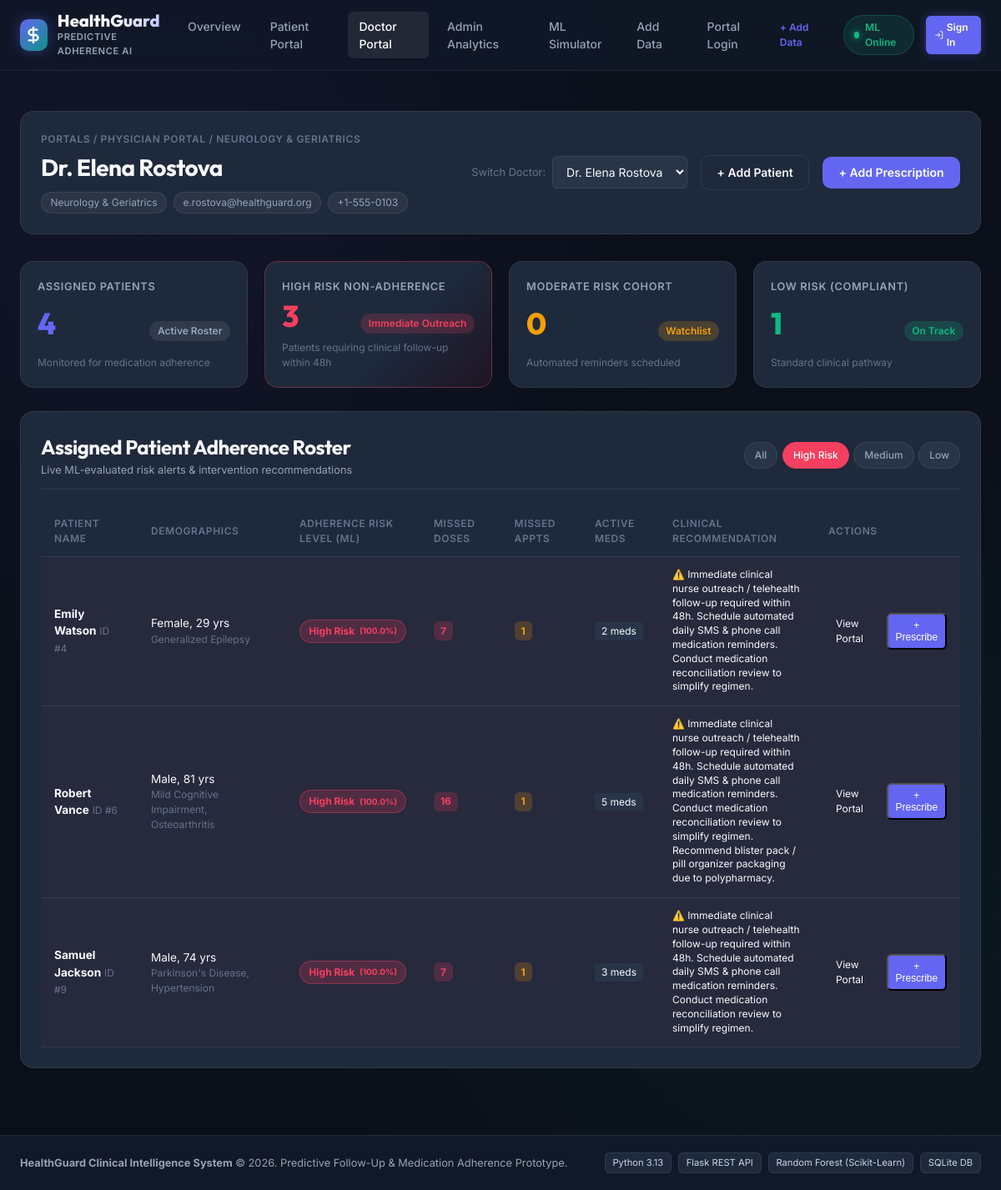
The app's page /doctor/3?risk=High with its own data.
### tables this page shows
CREATE TABLE doctors (
    id INTEGER PRIMARY KEY AUTOINCREMENT,
    name TEXT NOT NULL,
    specialty TEXT NOT NULL,
    email TEXT UNIQUE NOT NULL,
    phone TEXT,
    created_at TIMESTAMP DEFAULT CURRENT_TIMESTAMP
);

CREATE TABLE risk_assessments (
    id INTEGER PRIMARY KEY AUTOINCREMENT,
    patient_id INTEGER NOT NULL,
    risk_level TEXT NOT NULL CHECK(risk_level IN ('Low', 'Medium', 'High')),
    risk_score REAL NOT NULL,
    features_json TEXT NOT NULL,
    recommendations TEXT,
    evaluated_at TIMESTAMP DEFAULT CURRENT_TIMESTAMP,
    FOREIGN KEY (patient_id) REFERENCES patients(id) ON DELETE CASCADE
);

CREATE TABLE patients (
    id INTEGER PRIMARY KEY AUTOINCREMENT,
    doctor_id INTEGER,
    name TEXT NOT NULL,
    age INTEGER NOT NULL CHECK(age >= 0 AND age <= 125),
    gender TEXT CHECK(gender IN ('Male', 'Female', 'Other')),
    phone TEXT,
    email TEXT UNIQUE,
    chronic_conditions TEXT,
    created_at TIMESTAMP DEFAULT CURRENT_TIMESTAMP,
    FOREIGN KEY (doctor_id) REFERENCES doctors(id) ON DELETE SET NULL
);

### app/routes_portal.py (the view)
@portal_bp.route("/doctor/<int:doctor_id>")
def doctor_portal(doctor_id: int):
    doctor = query_db("SELECT * FROM doctors WHERE id = ?;", (doctor_id,), one=True)
    if not doctor:
        return render_template("404.html", message=f"Doctor #{doctor_id} not found"), 404
    all_doctors = query_db("SELECT id, name, specialty FROM doctors ORDER BY id ASC;")
    risk_filter = request.args.get("risk", "All")
    query = """
        SELECT
            p.id, p.name, p.age, p.gender, p.phone, p.email, p.chronic_conditions,
            r.risk_level, r.risk_score, r.recommendations, r.evaluated_at,
            (SELECT COUNT(*) FROM prescriptions rx WHERE rx.patient_id = p.id AND rx.status = 'Active') as active_meds_count,
            (SELECT COUNT(*) FROM adherence_logs al WHERE al.patient_id = p.id AND al.status = 'Missed') as total_missed_doses,
            (SELECT COUNT(*) FROM follow_up_schedules fs WHERE fs.patient_id = p.id AND fs.status = 'Missed') as total_missed_appts
        FROM patients p
        LEFT JOIN risk_assessments r ON r.id = (
            SELECT id FROM risk_assessments ra WHERE ra.patient_id = p.id ORDER BY evaluated_at DESC, id DESC LIMIT 1
        )
        WHERE p.doctor_id = ?
    """
    params = [doctor_id]
    if risk_filter in ["Low", "Medium", "High"]:
        query += " AND r.risk_level = ?"
        params.append(risk_filter)
    query += " ORDER BY CASE r.risk_level WHEN 'High' THEN 1 WHEN 'Medium' THEN 2 ELSE 3 END, p.name ASC;"
    assigned_patients = query_db(query, tuple(params))
    counts = query_db(
        """SELECT
               COUNT(p.id) as total_patients,
               SUM(CASE WHEN r.risk_level = 'High' THEN 1 ELSE 0 END) as high_risk,
               SUM(CASE WHEN r.risk_level = 'Medium' THEN 1 ELSE 0 END) as med_risk,
               SUM(CASE WHEN r.risk_level = 'Low' THEN 1 ELSE 0 END) as low_risk
           FROM patients p
           LEFT JOIN risk_assessments r ON r.id = (
               SELECT id FROM risk_assessments ra WHERE ra.patient_id = p.id ORDER BY evaluated_at DESC, id DESC LIMIT 1
           )
           WHERE p.doctor_id = ?;""",
        (doctor_id,),
        one=True,
    )
    return render_template(
        "doctor.html",
        doctor=doctor,
        all_doctors=all_doctors,
        patients=assigned_patients,
        stats=counts,
        current_filter=risk_filter,
    )

### app/routes_portal.py (called while the page is built, shortened)
@portal_bp.app_context_processor
def inject_current_user():
    return {"current_user": None}

### database/db.py (called while the page is built)
def get_db_connection(db_path: Optional[str] = None) -> sqlite3.Connection:
    path = db_path or os.environ.get("HEALTHGUARD_DB_PATH", DEFAULT_DB_PATH)
    conn = sqlite3.connect(path, timeout=10)
    conn.row_factory = sqlite3.Row
    conn.execute("PRAGMA foreign_keys = ON;")
    return conn

def query_db(
    query: str,
    args: tuple = (),
    one: bool = False,
    db_path: Optional[str] = None,
) -> Any:
    conn = get_db_connection(db_path)
    try:
        cur = conn.cursor()
        cur.execute(query, args)
        rv = cur.fetchall()
        if one:
            return dict(rv[0]) if rv else None
        return [dict(row) for row in rv]
    finally:
        conn.close()

### app/templates/doctor.html (shortened to what this page needs)
{% extends "base.html" %}
{% block content %}
<div class="portal-header-bar">
    <div>
        <div class="breadcrumb">Portals / Physician Portal / {{ doctor.specialty }}</div>
        <h1 class="page-title">{{ doctor.name }}</h1>
        <div class="patient-tags">
            <span class="tag-pill">{{ doctor.specialty }}</span>
            <span class="tag-pill">{{ doctor.email }}</span>
            <span class="tag-pill">{{ doctor.phone }}</span>
        </div>
    </div>
    <div class="header-actions-group">
        <div class="quick-switcher">
            <label for="switchDoc">Switch Doctor:</label>
            <select id="switchDoc" class="form-select" onchange="window.location.href='/doctor/' + this.value;">
                {% for d in all_doctors %}
                    <option value="{{ d.id }}" {% if d.id == doctor.id %}selected{% endif %}>
                        {{ d.name }}
                    </option>
                {% endfor %}
            </select>
        </div>
        <a href="{{ url_for('portal.add_data_portal', tab='patient') }}" class="btn btn-outline">
            + Add Patient
        </a>
        <button class="btn btn-primary" onclick="openAddRxModal();">
            + Add Prescription
        </button>
    </div>
</div>
<div class="dashboard-stats-grid">
    <div class="stat-card">
        <div class="stat-title">Assigned Patients</div>
        <div class="stat-main">
            <div class="stat-num text-indigo">{{ stats.total_patients or 0 }}</div>
            <div class="stat-badge badge-neutral">Active Roster</div>
        </div>
        <div class="stat-subtext">Monitored for medication adherence</div>
    </div>
    <div class="stat-card stat-alert-high">
        <div class="stat-title">High Risk Non-Adherence</div>
        <div class="stat-main">
            <div class="stat-num text-rose">{{ stats.high_risk or 0 }}</div>
            <div class="stat-badge badge-danger">Immediate Outreach</div>
        </div>
        <div class="stat-subtext">Patients requiring clinical follow-up within 48h</div>
    </div>
    <div class="stat-card">
        <div class="stat-title">Moderate Risk Cohort</div>
        <div class="stat-main">
            <div class="stat-num text-amber">{{ stats.med_risk or 0 }}</div>
            <div class="stat-badge badge-warning">Watchlist</div>
        </div>
        <div class="stat-subtext">Automated reminders scheduled</div>
    </div>
    <div class="stat-card">
        <div class="stat-title">Low Risk (Compliant)</div>
        <div class="stat-main">
            <div class="stat-num text-emerald">{{ stats.low_risk or 0 }}</div>
            <div class="stat-badge badge-success">On Track</div>
        </div>
        <div class="stat-subtext">Standard clinical pathway</div>
    </div>
</div>
<div class="panel-card mt-4">
    <div class="panel-header flex-between">
        <div>
            <h2>Assigned Patient Adherence Roster</h2>
            <p class="panel-subtitle">Live ML-evaluated risk alerts &amp; intervention recommendations</p>
        </div>
        <div class="filter-pills">
            <a href="/doctor/{{ doctor.id }}?risk=All" class="filter-pill {% if current_filter == 'All' %}active{% endif %}">All</a>
            <a href="/doctor/{{ doctor.id }}?risk=High" class="filter-pill pill-danger {% if current_filter == 'High' %}active{% endif %}">High Risk</a>
            <a href="/doctor/{{ doctor.id }}?risk=Medium" class="filter-pill pill-warning {% if current_filter == 'Medium' %}active{% endif %}">Medium</a>
            <a href="/doctor/{{ doctor.id }}?risk=Low" class="filter-pill pill-success {% if current_filter == 'Low' %}active{% endif %}">Low</a>
        </div>
    </div>
    {% if patients %}
        <div class="table-responsive">
            <table class="data-table">
                <thead>
                    <tr>
                        <th>Patient Name</th>
                        <th>Demographics</th>
                        <th>Adherence Risk Level (ML)</th>
                        <th>Missed Doses</th>
                        <th>Missed Appts</th>
                        <th>Active Meds</th>
                        <th>Clinical Recommendation</th>
                        <th>Actions</th>
                    </tr>
                </thead>
                <tbody>
                    {% for p in patients %}
                        <tr class="{% if p.risk_level == 'High' %}row-high-risk{% endif %}">
                            <td>
                                <div class="patient-name-cell">
                                    <strong>{{ p.name }}</strong>
                                    <span class="text-muted small">ID #{{ p.id }}</span>
                                </div>
                            </td>
                            <td>
                                <div>{{ p.gender }}, {{ p.age }} yrs</div>
                                <div class="text-muted small truncate-text" title="{{ p.chronic_conditions }}">{{ p.chronic_conditions }}</div>
                            </td>
                            <td>
                                <span class="badge-risk badge-risk-{{ p.risk_level|lower if p.risk_level else 'low' }}">
                                    {{ p.risk_level or 'Low' }} Risk
                                    {% if p.risk_score %}
                                        <small>({{ p.risk_score }}%)</small>
                                    {% endif %}
                                </span>
                            </td>
                            <td>
                                <span class="counter-badge {% if p.total_missed_doses > 3 %}counter-danger{% elif p.total_missed_doses > 0 %}counter-warning{% else %}counter-safe{% endif %}">
                                    {{ p.total_missed_doses or 0 }}
                                </span>
                            </td>
                            <td>
                                <span class="counter-badge {% if p.total_missed_appts > 1 %}counter-danger{% elif p.total_missed_appts > 0 %}counter-warning{% else %}counter-safe{% endif %}">
                                    {{ p.total_missed_appts or 0 }}
                                </span>
                            </td>
                            <td>
                                <span class="badge-neutral-sm">{{ p.active_meds_count or 0 }} meds</span>
                            </td>
                            <td class="rec-cell">
                                <span class="text-small" title="{{ p.recommendations }}">{{ p.recommendations or 'Standard monitoring protocol.' }}</span>
                            </td>
                            <td>
                                <div class="btn-group-actions">
                                    <a href="/patient/{{ p.id }}" class="btn-xs btn-outline" title="Open Patient Portal">
                                        View Portal
                                    </a>
                                    <button class="btn-xs btn-primary" onclick="openAddRxModalForPatient({{ p.id }}, '{{ p.name }}');" title="Prescribe Medication">
                                        + Prescribe
                                    </button>
                                </div>
                            </td>
                        </tr>
                    {% endfor %}
                </tbody>
            </table>
        </div>
    {% else %}
        <div class="empty-state">
            <p>No patients match the selected filter criteria.</p>
        </div>
    {% endif %}
</div>
{% endblock %}

### records on screen
doctors: specialty "NEUROLOGY & GERIATRICS", name "Dr. Elena Rostova", specialty "Neurology & Geriatrics", email "e.rostova@healthguard.org", phone "+1-555-0103"
risk_assessments: name "Emily Watson", id "4", gender "Female", age "29", chronic_conditions "Generalized Epilepsy", risk_level "High", risk_score "100.0", total_missed_doses "7", total_missed_appts "1", active_meds_count "2", recommendations "⚠️ Immediate clinical nurse outreach / telehealth follow-up required within 48h. Schedule automated daily SMS & phone call medication reminders. Conduct medication reconciliation review to simplify regimen."
risk_assessments: name "Robert Vance", id "6", gender "Male", age "81", chronic_conditions "Mild Cognitive Impairment, Osteoarthritis", risk_level "High", risk_score "100.0", total_missed_doses "16", total_missed_appts "1", active_meds_count "5", recommendations "⚠️ Immediate clinical nurse outreach / telehealth follow-up required within 48h. Schedule automated daily SMS & phone call medication reminders. Conduct medication reconciliation review to simplify regimen. Recommend blister pack / pill organizer packaging due to polypharmacy."
risk_assessments: name "Samuel Jackson", id "9", gender "Male", age "74", chronic_conditions "Parkinson's Disease, Hypertension", risk_level "High", risk_score "100.0", total_missed_doses "7", total_missed_appts "1", active_meds_count "3", recommendations "⚠️ Immediate clinical nurse outreach / telehealth follow-up required within 48h. Schedule automated daily SMS & phone call medication reminders. Conduct medication reconciliation review to simplify regimen."

### other values on screen
{{ stats.total_patients or 0 }} "4"
{{ stats.high_risk or 0 }} "3"
{{ stats.med_risk or 0 }} "0"
{{ stats.low_risk or 0 }} "1"
form field value "Dr. Elena Rostova"
